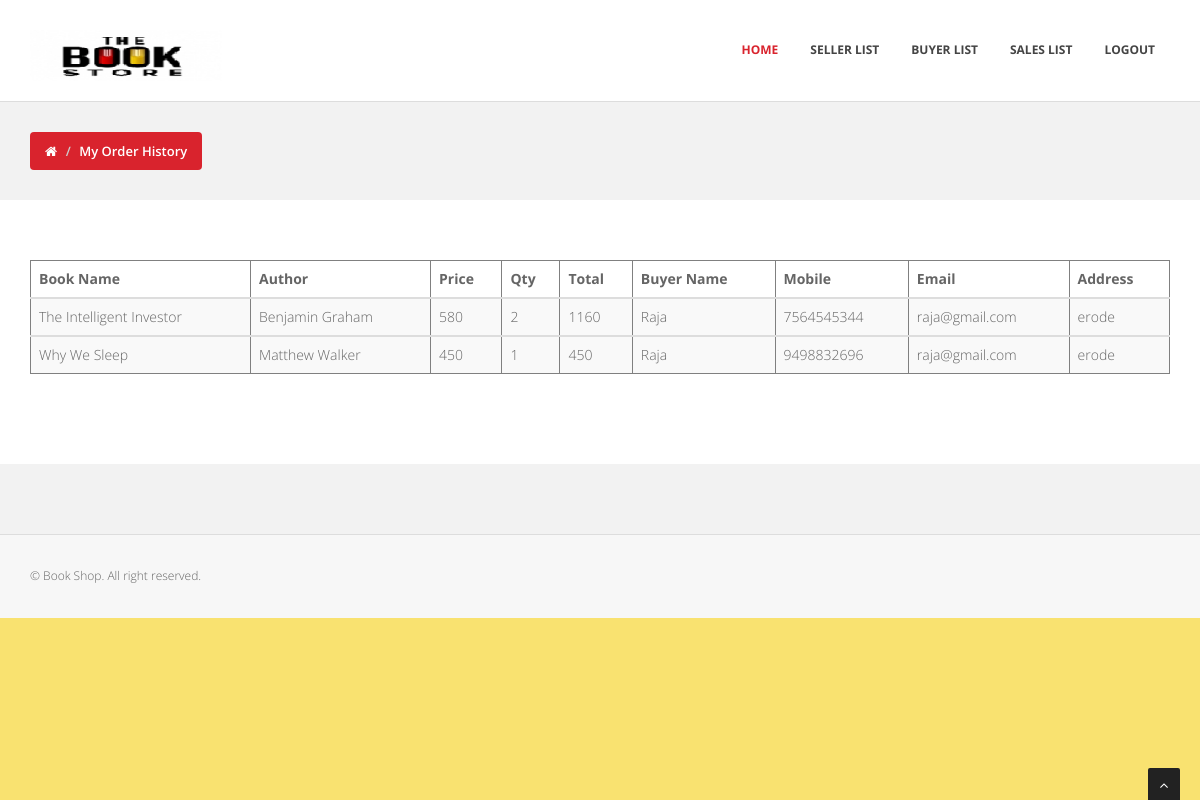
/sales-list.php, run on the app's committed database.
### tables this page shows
CREATE TABLE IF NOT EXISTS `bookorder` (
  `id` int(100) NOT NULL AUTO_INCREMENT,
  `bookname` varchar(100) NOT NULL,
  `author` varchar(100) NOT NULL,
  `price` varchar(100) NOT NULL,
  `selluser` varchar(100) NOT NULL,
  `bname` varchar(100) NOT NULL,
  `mobile` varchar(100) NOT NULL,
  `email` varchar(100) NOT NULL,
  `baddress` varchar(100) NOT NULL,
  `qty` varchar(100) NOT NULL,
  `total` varchar(100) NOT NULL,
  `username` varchar(100) NOT NULL,
  `orderdate` varchar(100) NOT NULL,
  PRIMARY KEY (`id`)
);

### sales-list.php (the view, shortened to what this page needs)
<?php
$query = "select * from bookorder order by id desc";
$data = mysql_query($query);
?>
<!DOCTYPE html>
<html lang="en">
<head>
<link href="css/bootstrap.min.css" rel="stylesheet" />
<link href="plugins/flexslider/flexslider.css" rel="stylesheet" media="screen" />
<link href="css/cubeportfolio.min.css" rel="stylesheet" />
<link href="css/style.css" rel="stylesheet" />
<link id="t-colors" href="skins/default.css" rel="stylesheet" />
	<link id="bodybg" href="bodybg/bg1.css" rel="stylesheet" type="text/css" />
</head>
<body>
<div id="wrapper">
	<header>
        <div class="navbar navbar-default navbar-static-top">
            <div class="container">
                <div class="navbar-header">
                    <a class="navbar-brand" href="index.php"><img src="img/logo.png" alt="" width="199" height="52" /></a>
                </div>
                <div class="navbar-collapse collapse ">
                    <?php include "admin-menu.php"; ?>
                </div>
            </div>
        </div>
	</header>
	<section id="inner-headline">
	<div class="container">
		<div class="row">
			<div class="col-lg-12">
				<ul class="breadcrumb">
					<li><a href="#"><i class="fa fa-home"></i></a><i class="icon-angle-right"></i></li>
					<li class="active">My Order History</li>
				</ul>
			</div>
		</div>
	</div>
	</section>
	<section id="content">
<div class="container">
<div class="row">
    <div class="col-xs-12">
		<table class="table table-hover table-striped" border="1">
                                    <thead>
                                    	<th>Book Name</th>
                                        <th>Author</th>
                                    	<th>Price</th>
                                    	<th>Qty</th>
                                        <th>Total</th>
                                        <th>Buyer Name</th>
                                        <th>Mobile</th>
                                        <th>Email</th>
                                        <th>Address</th>
                                    </thead>
                                     <?php while($rec = mysql_fetch_array($data)) { ?>
                                    <tbody>
                                        <tr>
                                        	<td><?php echo $rec['bookname']; ?></td>
                                        	<td><?php echo $rec['author']; ?></td>
                                            <td><?php echo $rec['price']; ?></td>
                                            <td><?php echo $rec['qty']; ?></td>
                                            <td><?php echo $rec['total']; ?></td>
                                            <td><?php echo $rec['bname']; ?></td>
                                            <td><?php echo $rec['mobile']; ?></td>
                                            <td><?php echo $rec['email']; ?></td>
                                            <td><?php echo $rec['baddress']; ?></td>
                                        </tr>
                                    </tbody>
                                    <?php } ?>
                                </table>
	</div>
</div>
</div>
	</section>
<footer>
        <?php include "footer.php" ?>
    </footer>
</div>
<a href="#" class="scrollup"><i class="fa fa-angle-up active"></i></a>
</body>
</html>

### css/style.css (style rules this page uses)
body { font-family:'Open Sans', Arial, sans-serif; font-size:14px; font-weight:300; line-height:1.6em; color:#656565; }
#wrapper { width:100%; margin:0; padding:0; }
.row,.row-fluid { margin-bottom:30px; }
header .navbar { margin-bottom: 0; }
.navbar-default { border: none; }
.navbar-brand { color: #222; text-transform: uppercase; font-size: 24px; font-weight: 700; line-height: 1em; letter-spacing: -1px; margin-top: 30px; padding: 0 0 0 15px; }
header .navbar-default { background-color: #fff; border-bottom: 1px solid #ddd; }
header .navbar { min-height: 100px; }
#content { position:relative; background:#fff; padding:60px 0 40px 0; }
#inner-headline { background:#f2f2f2; position:relative; margin:0; padding:0; color:#fefefe; }
#inner-headline ul.breadcrumb { margin:30px 0 0; float:left; }
#inner-headline ul.breadcrumb li { margin-bottom:0; padding-bottom:0; }
#inner-headline ul.breadcrumb li { font-size:13px; color:#fff; font-weight: 600; }
#inner-headline ul.breadcrumb li i { color:#fff; }
#inner-headline ul.breadcrumb li a { color:#fff; }
footer { background:#f2f2f2; }
footer { padding:50px 0 0 0; }
.scrollup { position:fixed; width:32px; height:32px; bottom:0px; right:20px; background: #222; -webkit-border-radius: 2px 2px 0 0; -moz-border-radius: 2px 2px 0 0; border-radius: 2px 2px 0 0; }
a.scrollup { outline:0; text-align: center; }
a.scrollup i { margin-top: 10px; color: #fff; }

### skins/default.css (style rules this page uses)
a, a:hover,a:focus,a:active, strike, .post-meta span a:hover, ul.meta-post li a:hover, ul.cat li a:hover, ul.recent li h6 a:hover, ul.portfolio-categ li.active a, ul.portfolio-categ li.active a:hover, ul.portfolio-categ li a:hover,ul.related-post li h4 a:hover, span.highlight,article .post-heading h3 a:hover, .navbar .nav > .active > a,.navbar .nav > .active > a:hover,.navbar .nav > li > a:hover,.navbar .nav > li > a:focus,.navbar .nav > .active > a:focus, .validation { color:#d9232d; }
.breadcrumb { background-color: #d9232d; }

### bodybg/bg1.css (style rules this page uses)
body { background: url(../img/bodybg/bg1.png) repeat left top; }

### css/theme.css (style rules this page uses)
.breadcrumb { border-left-color: #50a846; }
a { color: #50a846; }

### data on the page
bookorder: bookname "The Intelligent Investor", author "Benjamin Graham", price "580", qty "2", total "1160", bname "Raja", mobile "7564545344", email "raja@gmail.com", baddress "erode"
bookorder: bookname "Why We Sleep", author "Matthew Walker", price "450", qty "1", total "450", bname "Raja", mobile "9498832696", email "raja@gmail.com", baddress "erode"
